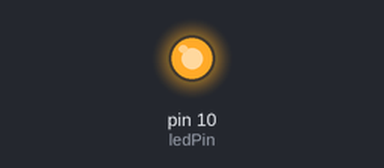
This sketch was run on a simulated Arduino Uno, built with avr-gcc and run on an emulated ATmega328P. Parts: output pins drawn as LEDs (lit = HIGH).

Above: at 0.15 s.
At 24.1 s:
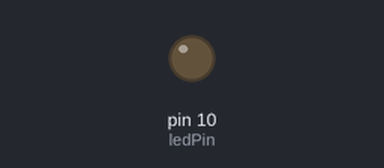
Timing chart, 0 to 25.7 s (numbered marks = the images above):
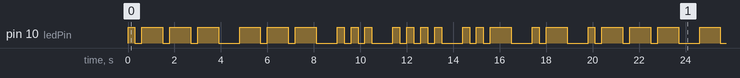

Measured:
- by itself, pin 10 (ledPin): moves between LOW and HIGH, repeating every 19.8 s
- by itself, everything shown: repeats every 19.8 s, in 38 steps

The sketch:

morseName.ino
```cpp
const byte ledPin = 10; //using digital pin 10 on the arduino uno
const int timeUnitDot = 300; //define dot as 1 unit = 300ms
const int timeUnitDash = 900; //define dash as 3 unit = 900ms

// the setup function runs once when you press reset or power the board
void setup() {
  // initialize digital pin ledPin as an output
  pinMode(ledPin, OUTPUT);
}


void loop() {
  // morsing my name JOSHUA
  //morsing letter "J" using the international morse code given = 1 DOT AND 3 DASHES
  digitalWrite(ledPin, HIGH);   // turn the LED on (HIGH is the voltage level)
  delay(timeUnitDot);
  digitalWrite(ledPin, LOW);    // turn the LED off by making the voltage LOW
  delay(timeUnitDot);
  digitalWrite(ledPin, HIGH);   // turn the LED on (HIGH is the voltage level)
  delay(timeUnitDash);
  digitalWrite(ledPin, LOW);    // turn the LED off by making the voltage LOW
  delay(timeUnitDot);
  digitalWrite(ledPin, HIGH);   // turn the LED on (HIGH is the voltage level)
  delay(timeUnitDash);
  digitalWrite(ledPin, LOW);    // turn the LED off by making the voltage LOW
  delay(timeUnitDot);
  digitalWrite(ledPin, HIGH);   // turn the LED on (HIGH is the voltage level)
  delay(timeUnitDash);
  digitalWrite(ledPin, LOW);    // turn the LED off by making the voltage LOW
  delay(timeUnitDash);

  //morsing letter "0" using the international morse code given = 3 dashes
  digitalWrite(ledPin, HIGH);   // turn the LED on (HIGH is the voltage level)
  delay(timeUnitDash);
  digitalWrite(ledPin, LOW);    // turn the LED off by making the voltage LOW
  delay(timeUnitDot);
  digitalWrite(ledPin, HIGH);   // turn the LED on (HIGH is the voltage level)
  delay(timeUnitDash);
  digitalWrite(ledPin, LOW);    // turn the LED off by making the voltage LOW
  delay(timeUnitDot);
  digitalWrite(ledPin, HIGH);   // turn the LED on (HIGH is the voltage level)
  delay(timeUnitDash);
  digitalWrite(ledPin, LOW);    // turn the LED off by making the voltage LOW
  delay(timeUnitDash);

  //morsing letter "S" using the international morse code given = 3 dots
  digitalWrite(ledPin, HIGH);   // turn the LED on (HIGH is the voltage level)
  delay(timeUnitDot);
  digitalWrite(ledPin, LOW);    // turn the LED off by making the voltage LOW
  delay(timeUnitDot);
  digitalWrite(ledPin, HIGH);   // turn the LED on (HIGH is the voltage level)
  delay(timeUnitDot);
  digitalWrite(ledPin, LOW);    // turn the LED off by making the voltage LOW
  delay(timeUnitDot);
  digitalWrite(ledPin, HIGH);   // turn the LED on (HIGH is the voltage level)
  delay(timeUnitDot);
  digitalWrite(ledPin, LOW);    // turn the LED off by making the voltage LOW
  delay(timeUnitDash);

  //morsing letter "H" using the international morse code given = 4 dots
  digitalWrite(ledPin, HIGH);   // turn the LED on (HIGH is the voltage level)
  delay(timeUnitDot);
  digitalWrite(ledPin, LOW);    // turn the LED off by making the voltage LOW
  delay(timeUnitDot);
  digitalWrite(ledPin, HIGH);   // turn the LED on (HIGH is the voltage level)
  delay(timeUnitDot);
  digitalWrite(ledPin, LOW);    // turn the LED off by making the voltage LOW
  delay(timeUnitDot);
  digitalWrite(ledPin, HIGH);   // turn the LED on (HIGH is the voltage level)
  delay(timeUnitDot);
  digitalWrite(ledPin, LOW);    // turn the LED off by making the voltage LOW
  delay(timeUnitDot);
  digitalWrite(ledPin, HIGH);   // turn the LED on (HIGH is the voltage level)
  delay(timeUnitDot);
  digitalWrite(ledPin, LOW);    // turn the LED off by making the voltage LOW
  delay(timeUnitDash);

  //morsing letter "U" using the international morse code given = 2 DOTS AND A DASH
  digitalWrite(ledPin, HIGH);   // turn the LED on (HIGH is the voltage level)
  delay(timeUnitDot);
  digitalWrite(ledPin, LOW);    // turn the LED off by making the voltage LOW
  delay(timeUnitDot);
  digitalWrite(ledPin, HIGH);   // turn the LED on (HIGH is the voltage level)
  delay(timeUnitDot);
  digitalWrite(ledPin, LOW);    // turn the LED off by making the voltage LOW
  delay(timeUnitDot);
  digitalWrite(ledPin, HIGH);   // turn the LED on (HIGH is the voltage level)
  delay(timeUnitDash);
  digitalWrite(ledPin, LOW);    // turn the LED off by making the voltage LOW
  delay(timeUnitDash);

  //morsing letter "A" using the international morse code given = 1 DOT AND A DASH
  digitalWrite(ledPin, HIGH);   // turn the LED on (HIGH is the voltage level)
  delay(timeUnitDot);
  digitalWrite(ledPin, LOW);    // turn the LED off by making the voltage LOW
  delay(timeUnitDot);
  digitalWrite(ledPin, HIGH);   // turn the LED on (HIGH is the voltage level)
  delay(timeUnitDash);
  digitalWrite(ledPin, LOW);    // turn the LED off by making the voltage LOW
  delay(timeUnitDash);
}
```
